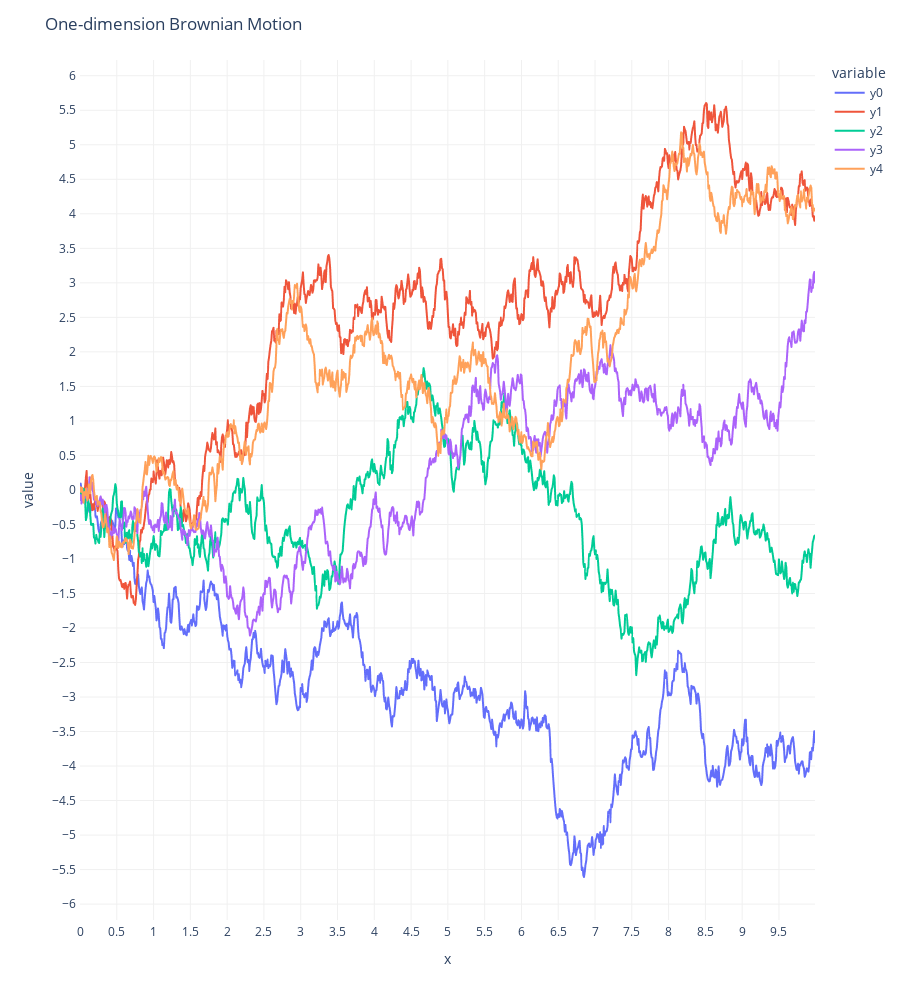

The cell this chart's notebook holds for it:
### Markdown cell above
<h4>A Brownian Motion is based on a random process called Wiener Process in which, among its characteristics, values follow the Gaussian distribution, it is a continuous path, the increments are stationaory and indepoendent, and is time homogeneous</h4>

### Code cell
def simulate_1d_bm(nsteps=1000, t=0.01):
    steps = [ np.random.randn()*np.sqrt(t) for i in range(nsteps) ]
    y = np.cumsum(steps)
    x = [ t*i for i in range(nsteps) ]
    return x, y

nsims = 5
simulation_data = {}
for i in range(nsims):
    x, y = simulate_1d_bm()
    simulation_data['y{col}'.format(col=i)] = y
    simulation_data['x'] = x

ycols = [ 'y{col}'.format(col=i) for i in range(nsims) ]
fig = px.line(simulation_data, x='x', y=ycols)
fig.update_layout(
    title='One-dimension Brownian Motion'
)
pretty_plot(fig)
fig.show()

### Figure 1 — Plotly figure (JSON) as saved in the notebook; plotly's stock layout.template omitted (floating-point values rounded to 4 significant figures; data arrays with more than 128 entries replaced by an {"elided": "..."} marker saying what was removed)
{"data": [{"hovertemplate": "variable=y0<br>x=%{x}<br>value=%{y}<extra></extra>", "legendgroup": "y0", "line": {"color": "#636efa", "dash": "solid"}, "marker": {"symbol": "circle"}, "mode": "lines", "name": "y0", "showlegend": true, "type": "scattergl", "x": {"elided": "1000 float values"}, "xaxis": "x", "y": {"elided": "1000 float values"}, "yaxis": "y"}, {"hovertemplate": "variable=y1<br>x=%{x}<br>value=%{y}<extra></extra>", "legendgroup": "y1", "line": {"color": "#EF553B", "dash": "solid"}, "marker": {"symbol": "circle"}, "mode": "lines", "name": "y1", "showlegend": true, "type": "scattergl", "x": {"elided": "1000 float values"}, "xaxis": "x", "y": {"elided": "1000 float values"}, "yaxis": "y"}, {"hovertemplate": "variable=y2<br>x=%{x}<br>value=%{y}<extra></extra>", "legendgroup": "y2", "line": {"color": "#00cc96", "dash": "solid"}, "marker": {"symbol": "circle"}, "mode": "lines", "name": "y2", "showlegend": true, "type": "scattergl", "x": {"elided": "1000 float values"}, "xaxis": "x", "y": {"elided": "1000 float values"}, "yaxis": "y"}, {"hovertemplate": "variable=y3<br>x=%{x}<br>value=%{y}<extra></extra>", "legendgroup": "y3", "line": {"color": "#ab63fa", "dash": "solid"}, "marker": {"symbol": "circle"}, "mode": "lines", "name": "y3", "showlegend": true, "type": "scattergl", "x": {"elided": "1000 float values"}, "xaxis": "x", "y": {"elided": "1000 float values"}, "yaxis": "y"}, {"hovertemplate": "variable=y4<br>x=%{x}<br>value=%{y}<extra></extra>", "legendgroup": "y4", "line": {"color": "#FFA15A", "dash": "solid"}, "marker": {"symbol": "circle"}, "mode": "lines", "name": "y4", "showlegend": true, "type": "scattergl", "x": {"elided": "1000 float values"}, "xaxis": "x", "y": {"elided": "1000 float values"}, "yaxis": "y"}], "layout": {"height": 1000, "legend": {"title": {"text": "variable"}, "tracegroupgap": 0}, "margin": {"t": 60}, "paper_bgcolor": "rgba(0, 0, 0, 0)", "plot_bgcolor": "rgba(0, 0, 0, 0)", "title": {"text": "One-dimension Brownian Motion"}, "xaxis": {"anchor": "y", "domain": [0, 1], "gridcolor": "#f0f0f0", "gridwidth": 1, "linewidth": 2, "nticks": 30, "showgrid": true, "showline": true, "title": {"text": "x"}}, "yaxis": {"anchor": "x", "domain": [0, 1], "gridcolor": "#f0f0f0", "gridwidth": 1, "linewidth": 2, "nticks": 30, "showgrid": true, "showline": true, "tickformat": "none", "title": {"text": "value"}, "zeroline": true, "zerolinecolor": "#f0f0f0", "zerolinewidth": 1}}}
